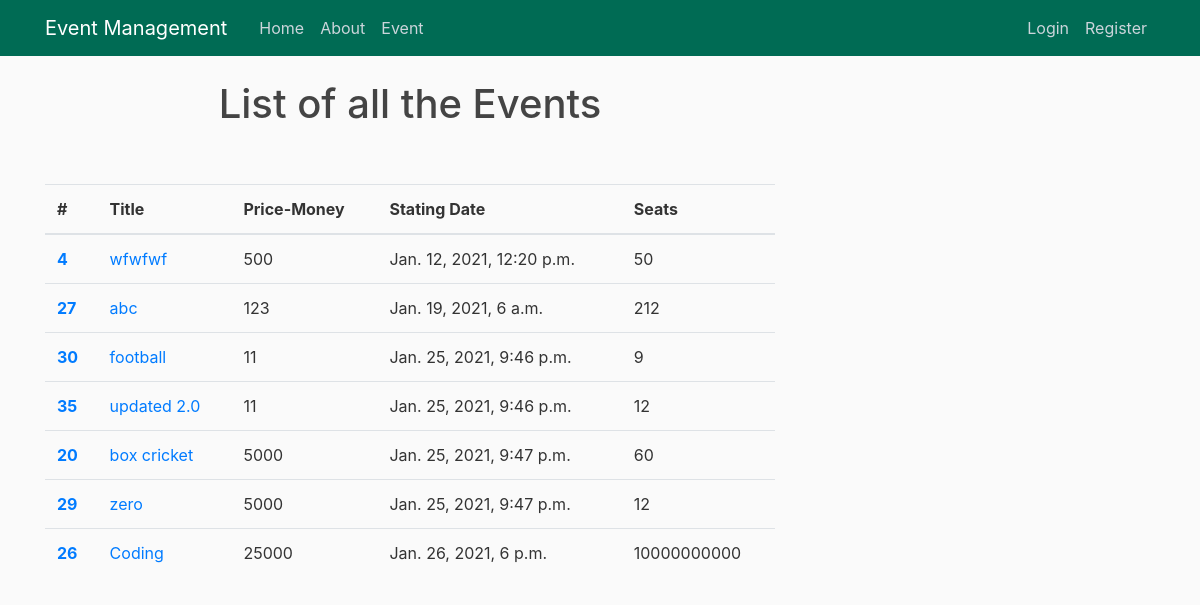
/, run on an earlier commit of the app's database.
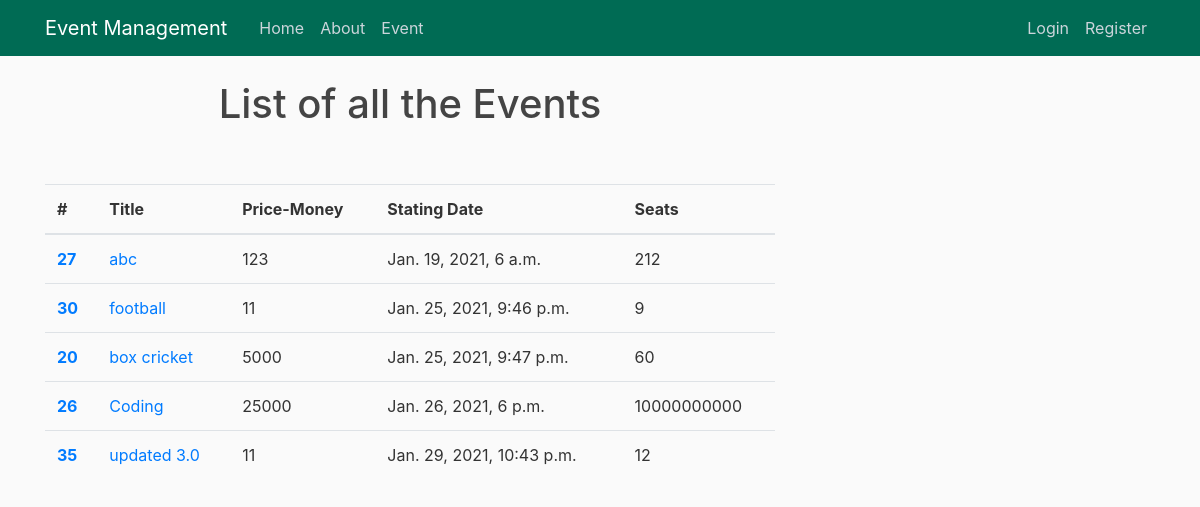
And on a later commit of the database.
### event/models.py (models this page shows, shortened)
class Eventlist(models.Model):
    postby = models.ForeignKey(User, on_delete=models.CASCADE, null=True)
    title = models.CharField(max_length=100)
    description = models.TextField()
    organizer = models.CharField(max_length=100)
    joiningfees = models.CharField(max_length=10)
    pricemoney = models.CharField(max_length=10)
    members = models.CharField(max_length=5, null=True)
    link = models.CharField(max_length=100)
    Eventtime = models.CharField(max_length=20)
    venue = models.TextField()
    StartingDate = models.DateTimeField(blank=False, null=True)
    Endingdate = models.DateTimeField(blank=False, null=True)
    Category = models.CharField(max_length=50, default="")
    numberofseats = models.CharField(max_length=50, null=True)

### event/views.py (the view)
# urls.py: path('', views.home, name='event-home'),
def home(request):
    context = {
        'eventlist': Eventlist.objects.all().order_by('StartingDate')
    }
    return render(request, 'event/home.html', context)

### event/templates/event/home.html
{% extends "event/base.html" %}
{% block content %}
<h1 style="text-align: center;">List of all the Events</h1>
<br />
<br />
<table class="table table-hover">
  <thead class="thead-success">
    <tr>
      <th scope="col">#</th>
      <th scope="col">Title</th>
      <th scope="col">Price-Money</th>
      <th scope="col">Stating Date</th>
      <th scope="col">Seats</th>
    </tr>
  </thead>
  <tbody>
    {% for events in eventlist %}
    <tr>
      <th scope="row"><a href="event_details/{{events.id}}">{{events.id}}</a></th>
      <td><a href="event_details/{{events.id}}">{{events.title}}</a></td>
      <td>{{events.pricemoney}}</td>
      <td>{{events.StartingDate}}</td>
      <td>{{events.numberofseats}}</td>
    </tr>
    {% endfor %}
  </tbody>
</table>
{% endblock content %}

What changed in the data, as far as the page shows it:
removed Eventlist: id "4", title "wfwfwf", pricemoney "500", StartingDate "Jan. 12, 2021, 12:20 p.m.", numberofseats "50"
removed Eventlist: id "29", title "zero", pricemoney "5000", StartingDate "Jan. 25, 2021, 9:47 p.m.", numberofseats "12"
changed Eventlist id 35: title "updated 2.0" → "updated 3.0"; StartingDate "Jan. 25, 2021, 9:46 p.m." → "Jan. 29, 2021, 10:43 p.m."; moves down the list
